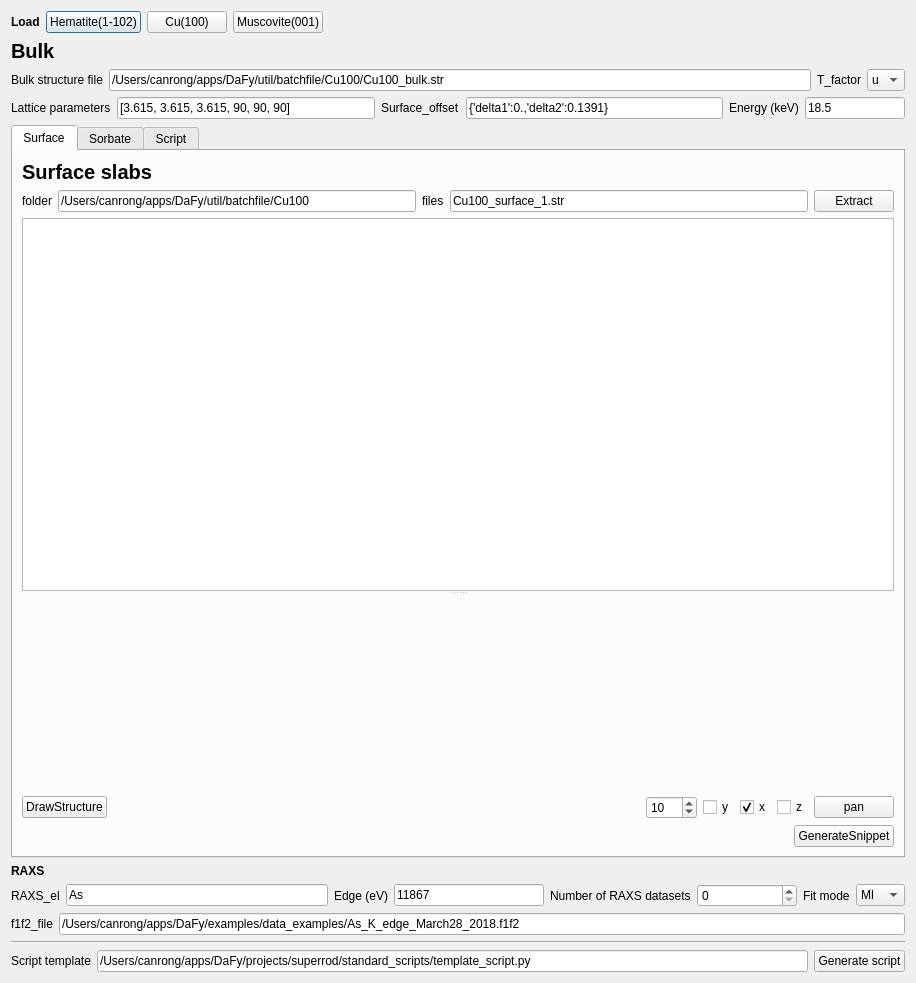
<?xml version="1.0" encoding="UTF-8"?>
<ui version="4.0">
 <class>Dialog</class>
 <widget class="QDialog" name="Dialog">
  <property name="geometry">
   <rect>
    <x>0</x>
    <y>0</y>
    <width>916</width>
    <height>983</height>
   </rect>
  </property>
  <property name="windowTitle">
   <string>Dialog</string>
  </property>
  <layout class="QVBoxLayout" name="verticalLayout_2">
   <item>
    <layout class="QHBoxLayout" name="horizontalLayout_8">
     <item>
      <widget class="QLabel" name="label_26">
       <property name="sizePolicy">
        <sizepolicy hsizetype="Fixed" vsizetype="Preferred">
         <horstretch>0</horstretch>
         <verstretch>0</verstretch>
        </sizepolicy>
       </property>
       <property name="font">
        <font>
         <weight>75</weight>
         <bold>true</bold>
        </font>
       </property>
       <property name="text">
        <string>Load</string>
       </property>
      </widget>
     </item>
     <item>
      <widget class="QPushButton" name="pushButton_hematite">
       <property name="text">
        <string>Hematite(1-102)</string>
       </property>
      </widget>
     </item>
     <item>
      <widget class="QPushButton" name="pushButton_cu">
       <property name="text">
        <string>Cu(100)</string>
       </property>
      </widget>
     </item>
     <item>
      <widget class="QPushButton" name="pushButton_mica">
       <property name="text">
        <string>Muscovite(001)</string>
       </property>
      </widget>
     </item>
     <item>
      <spacer name="horizontalSpacer_3">
       <property name="orientation">
        <enum>Qt::Horizontal</enum>
       </property>
       <property name="sizeHint" stdset="0">
        <size>
         <width>40</width>
         <height>20</height>
        </size>
       </property>
      </spacer>
     </item>
    </layout>
   </item>
   <item>
    <widget class="QLabel" name="label_6">
     <property name="font">
      <font>
       <pointsize>15</pointsize>
       <weight>75</weight>
       <bold>true</bold>
      </font>
     </property>
     <property name="text">
      <string>Bulk</string>
     </property>
    </widget>
   </item>
   <item>
    <layout class="QHBoxLayout" name="horizontalLayout">
     <item>
      <widget class="QLabel" name="label">
       <property name="text">
        <string>Bulk structure file</string>
       </property>
      </widget>
     </item>
     <item>
      <widget class="QLineEdit" name="lineEdit_bulk">
       <property name="text">
        <string>/Users/canrong/apps/DaFy/util/batchfile/Cu100/Cu100_bulk.str</string>
       </property>
      </widget>
     </item>
     <item>
      <widget class="QLabel" name="label_27">
       <property name="text">
        <string>T_factor</string>
       </property>
      </widget>
     </item>
     <item>
      <widget class="QComboBox" name="comboBox_T_factor">
       <item>
        <property name="text">
         <string>u</string>
        </property>
       </item>
       <item>
        <property name="text">
         <string>B</string>
        </property>
       </item>
      </widget>
     </item>
    </layout>
   </item>
   <item>
    <layout class="QHBoxLayout" name="horizontalLayout_2">
     <item>
      <widget class="QLabel" name="label_3">
       <property name="text">
        <string>Lattice parameters</string>
       </property>
      </widget>
     </item>
     <item>
      <widget class="QLineEdit" name="lineEdit_lattice">
       <property name="text">
        <string>[3.615, 3.615, 3.615, 90, 90, 90]</string>
       </property>
      </widget>
     </item>
     <item>
      <widget class="QLabel" name="label_25">
       <property name="text">
        <string>Surface_offset</string>
       </property>
      </widget>
     </item>
     <item>
      <widget class="QLineEdit" name="lineEdit_surface_offset">
       <property name="text">
        <string>{'delta1':0.,'delta2':0.1391}</string>
       </property>
      </widget>
     </item>
     <item>
      <widget class="QLabel" name="label_8">
       <property name="text">
        <string>Energy (keV)</string>
       </property>
      </widget>
     </item>
     <item>
      <widget class="QLineEdit" name="lineEdit_E">
       <property name="maximumSize">
        <size>
         <width>100</width>
         <height>10000</height>
        </size>
       </property>
       <property name="text">
        <string>18.5</string>
       </property>
      </widget>
     </item>
    </layout>
   </item>
   <item>
    <widget class="QTabWidget" name="tabWidget">
     <property name="currentIndex">
      <number>0</number>
     </property>
     <widget class="QWidget" name="tab">
      <attribute name="title">
       <string>Surface</string>
      </attribute>
      <layout class="QVBoxLayout" name="verticalLayout_3">
       <item>
        <widget class="QLabel" name="label_2">
         <property name="font">
          <font>
           <pointsize>15</pointsize>
           <weight>75</weight>
           <bold>true</bold>
          </font>
         </property>
         <property name="text">
          <string>Surface slabs</string>
         </property>
        </widget>
       </item>
       <item>
        <layout class="QHBoxLayout" name="horizontalLayout_3">
         <item>
          <widget class="QLabel" name="label_4">
           <property name="text">
            <string>folder</string>
           </property>
          </widget>
         </item>
         <item>
          <widget class="QLineEdit" name="lineEdit_folder_suface">
           <property name="text">
            <string>/Users/canrong/apps/DaFy/util/batchfile/Cu100</string>
           </property>
          </widget>
         </item>
         <item>
          <widget class="QLabel" name="label_5">
           <property name="text">
            <string>files</string>
           </property>
          </widget>
         </item>
         <item>
          <widget class="QLineEdit" name="lineEdit_files_surface">
           <property name="text">
            <string>Cu100_surface_1.str</string>
           </property>
          </widget>
         </item>
         <item>
          <widget class="QPushButton" name="pushButton_extract_surface">
           <property name="text">
            <string>Extract</string>
           </property>
          </widget>
         </item>
        </layout>
       </item>
       <item>
        <widget class="QSplitter" name="splitter">
         <property name="orientation">
          <enum>Qt::Vertical</enum>
         </property>
         <widget class="QTableView" name="tableView_surface_slabs"/>
         <widget class="GLViewWidget_cum" name="widget_structure" native="true">
          <property name="minimumSize">
           <size>
            <width>0</width>
            <height>100</height>
           </size>
          </property>
         </widget>
        </widget>
       </item>
       <item>
        <layout class="QHBoxLayout" name="horizontalLayout_7">
         <item>
          <widget class="QPushButton" name="pushButton_draw_structure">
           <property name="text">
            <string>DrawStructure</string>
           </property>
          </widget>
         </item>
         <item>
          <spacer name="horizontalSpacer">
           <property name="orientation">
            <enum>Qt::Horizontal</enum>
           </property>
           <property name="sizeHint" stdset="0">
            <size>
             <width>40</width>
             <height>20</height>
            </size>
           </property>
          </spacer>
         </item>
         <item>
          <widget class="QSpinBox" name="spinBox_pan_pixel">
           <property name="minimum">
            <number>-100</number>
           </property>
           <property name="maximum">
            <number>100</number>
           </property>
           <property name="value">
            <number>10</number>
           </property>
          </widget>
         </item>
         <item>
          <widget class="QCheckBox" name="checkBox_y">
           <property name="text">
            <string>y</string>
           </property>
          </widget>
         </item>
         <item>
          <widget class="QCheckBox" name="checkBox_x">
           <property name="text">
            <string>x</string>
           </property>
           <property name="checked">
            <bool>true</bool>
           </property>
          </widget>
         </item>
         <item>
          <widget class="QCheckBox" name="checkBox_z">
           <property name="text">
            <string>z</string>
           </property>
          </widget>
         </item>
         <item>
          <widget class="QPushButton" name="pushButton_pan">
           <property name="text">
            <string>pan</string>
           </property>
          </widget>
         </item>
        </layout>
       </item>
       <item>
        <layout class="QHBoxLayout" name="horizontalLayout_11">
         <item>
          <spacer name="horizontalSpacer_6">
           <property name="orientation">
            <enum>Qt::Horizontal</enum>
           </property>
           <property name="sizeHint" stdset="0">
            <size>
             <width>40</width>
             <height>20</height>
            </size>
           </property>
          </spacer>
         </item>
         <item>
          <widget class="QPushButton" name="pushButton_generate_script_surface">
           <property name="text">
            <string>GenerateSnippet</string>
           </property>
          </widget>
         </item>
        </layout>
       </item>
      </layout>
     </widget>
     <widget class="QWidget" name="Sorbate">
      <attribute name="title">
       <string>Sorbate</string>
      </attribute>
      <layout class="QVBoxLayout" name="verticalLayout_4">
       <item>
        <widget class="QLabel" name="label_7">
         <property name="font">
          <font>
           <pointsize>15</pointsize>
           <weight>75</weight>
           <bold>true</bold>
          </font>
         </property>
         <property name="text">
          <string>Sorbate</string>
         </property>
        </widget>
       </item>
       <item>
        <widget class="QGroupBox" name="groupBox">
         <property name="font">
          <font>
           <pointsize>12</pointsize>
          </font>
         </property>
         <property name="title">
          <string>Sorbate setting</string>
         </property>
         <layout class="QVBoxLayout" name="verticalLayout">
          <item>
           <layout class="QHBoxLayout" name="horizontalLayout_6">
            <item>
             <widget class="QLabel" name="label_10">
              <property name="text">
               <string>Sorbate slab index</string>
              </property>
             </widget>
            </item>
            <item>
             <widget class="QSpinBox" name="spinBox_sorbate_index">
              <property name="minimum">
               <number>1</number>
              </property>
             </widget>
            </item>
            <item>
             <spacer name="horizontalSpacer_2">
              <property name="orientation">
               <enum>Qt::Horizontal</enum>
              </property>
              <property name="sizeHint" stdset="0">
               <size>
                <width>40</width>
                <height>20</height>
               </size>
              </property>
             </spacer>
            </item>
           </layout>
          </item>
          <item>
           <layout class="QHBoxLayout" name="horizontalLayout_5">
            <item>
             <widget class="QLabel" name="label_9">
              <property name="sizePolicy">
               <sizepolicy hsizetype="Fixed" vsizetype="Preferred">
                <horstretch>0</horstretch>
                <verstretch>0</verstretch>
               </sizepolicy>
              </property>
              <property name="text">
               <string>Motif type</string>
              </property>
             </widget>
            </item>
            <item>
             <widget class="QComboBox" name="comboBox_motif_types"/>
            </item>
            <item>
             <widget class="QLabel" name="label_18">
              <property name="sizePolicy">
               <sizepolicy hsizetype="Fixed" vsizetype="Preferred">
                <horstretch>0</horstretch>
                <verstretch>0</verstretch>
               </sizepolicy>
              </property>
              <property name="text">
               <string>Predefined subMotifs</string>
              </property>
             </widget>
            </item>
            <item>
             <widget class="QComboBox" name="comboBox_predefined_subMotifs"/>
            </item>
            <item>
             <widget class="QPushButton" name="pushButton_make_setting_table">
              <property name="sizePolicy">
               <sizepolicy hsizetype="Fixed" vsizetype="Fixed">
                <horstretch>0</horstretch>
                <verstretch>0</verstretch>
               </sizepolicy>
              </property>
              <property name="text">
               <string>Extract settings</string>
              </property>
             </widget>
            </item>
            <item>
             <widget class="QPushButton" name="pushButton_apply_setting">
              <property name="sizePolicy">
               <sizepolicy hsizetype="Fixed" vsizetype="Fixed">
                <horstretch>0</horstretch>
                <verstretch>0</verstretch>
               </sizepolicy>
              </property>
              <property name="text">
               <string>Apply</string>
              </property>
             </widget>
            </item>
           </layout>
          </item>
          <item>
           <widget class="QTableView" name="tableView_sorbate_setting"/>
          </item>
          <item>
           <widget class="QLabel" name="label_13">
            <property name="text">
             <string>Surface Symetry</string>
            </property>
           </widget>
          </item>
          <item>
           <layout class="QHBoxLayout" name="horizontalLayout_10">
            <item>
             <widget class="QLabel" name="label_14">
              <property name="text">
               <string>Predefined symetry</string>
              </property>
             </widget>
            </item>
            <item>
             <widget class="QComboBox" name="comboBox_predefined_symmetry"/>
            </item>
            <item>
             <widget class="QLabel" name="label_15">
              <property name="text">
               <string>2D rotation matrix</string>
              </property>
             </widget>
            </item>
            <item>
             <widget class="QLineEdit" name="lineEdit_2d_rotation_matrix">
              <property name="text">
               <string>[[1,0],[0,1]]</string>
              </property>
             </widget>
            </item>
            <item>
             <widget class="QLabel" name="label_16">
              <property name="text">
               <string>translation offset</string>
              </property>
             </widget>
            </item>
            <item>
             <widget class="QLineEdit" name="lineEdit_translation_offset">
              <property name="text">
               <string>[0,0]</string>
              </property>
             </widget>
            </item>
            <item>
             <widget class="QPushButton" name="pushButton_add_symmetry">
              <property name="text">
               <string>Add</string>
              </property>
             </widget>
            </item>
            <item>
             <widget class="QPushButton" name="pushButton_add_all">
              <property name="text">
               <string>AddAll</string>
              </property>
             </widget>
            </item>
           </layout>
          </item>
          <item>
           <widget class="QLabel" name="label_17">
            <property name="text">
             <string>Added symetries</string>
            </property>
           </widget>
          </item>
          <item>
           <widget class="QTextEdit" name="textEdit_symmetries">
            <property name="html">
             <string>&lt;!DOCTYPE HTML PUBLIC &quot;-//W3C//DTD HTML 4.0//EN&quot; &quot;http://www.w3.org/TR/REC-html40/strict.dtd&quot;&gt;
&lt;html&gt;&lt;head&gt;&lt;meta name=&quot;qrichtext&quot; content=&quot;1&quot; /&gt;&lt;style type=&quot;text/css&quot;&gt;
p, li { white-space: pre-wrap; }
&lt;/style&gt;&lt;/head&gt;&lt;body style=&quot; font-family:'MS Shell Dlg 2'; font-size:12pt; font-weight:400; font-style:normal;&quot;&gt;
&lt;p style=&quot; margin-top:0px; margin-bottom:0px; margin-left:0px; margin-right:0px; -qt-block-indent:0; text-indent:0px;&quot;&gt;&lt;span style=&quot; font-family:'.AppleSystemUIFont';&quot;&gt;model.SymTrans([[1,0],[0,1]],t=[0,0])&lt;/span&gt;&lt;/p&gt;&lt;/body&gt;&lt;/html&gt;</string>
            </property>
           </widget>
          </item>
         </layout>
        </widget>
       </item>
       <item>
        <layout class="QHBoxLayout" name="horizontalLayout_4">
         <item>
          <widget class="QLabel" name="label_11">
           <property name="text">
            <string>Sorbate slabs already set</string>
           </property>
          </widget>
         </item>
         <item>
          <widget class="QLineEdit" name="lineEdit_sorbate_set"/>
         </item>
        </layout>
       </item>
       <item>
        <layout class="QHBoxLayout" name="horizontalLayout_12">
         <item>
          <spacer name="horizontalSpacer_7">
           <property name="orientation">
            <enum>Qt::Horizontal</enum>
           </property>
           <property name="sizeHint" stdset="0">
            <size>
             <width>40</width>
             <height>20</height>
            </size>
           </property>
          </spacer>
         </item>
         <item>
          <widget class="QPushButton" name="pushButton_generate_script_sorbate">
           <property name="text">
            <string>GenerateSnippet</string>
           </property>
          </widget>
         </item>
        </layout>
       </item>
      </layout>
     </widget>
     <widget class="QWidget" name="Script">
      <attribute name="title">
       <string>Script</string>
      </attribute>
      <layout class="QVBoxLayout" name="verticalLayout_5">
       <item>
        <widget class="QCodeEditor" name="plainTextEdit_script">
         <property name="plainText">
          <string>import numpy as np</string>
         </property>
        </widget>
       </item>
       <item>
        <layout class="QHBoxLayout" name="horizontalLayout_13">
         <item>
          <spacer name="horizontalSpacer_8">
           <property name="orientation">
            <enum>Qt::Horizontal</enum>
           </property>
           <property name="sizeHint" stdset="0">
            <size>
             <width>40</width>
             <height>20</height>
            </size>
           </property>
          </spacer>
         </item>
         <item>
          <widget class="QPushButton" name="pushButton_transfer_script">
           <property name="text">
            <string>Transfer</string>
           </property>
          </widget>
         </item>
        </layout>
       </item>
      </layout>
     </widget>
    </widget>
   </item>
   <item>
    <widget class="QLabel" name="label_24">
     <property name="font">
      <font>
       <weight>75</weight>
       <bold>true</bold>
      </font>
     </property>
     <property name="text">
      <string>RAXS</string>
     </property>
    </widget>
   </item>
   <item>
    <layout class="QHBoxLayout" name="horizontalLayout_15">
     <item>
      <widget class="QLabel" name="label_20">
       <property name="sizePolicy">
        <sizepolicy hsizetype="Fixed" vsizetype="Preferred">
         <horstretch>0</horstretch>
         <verstretch>0</verstretch>
        </sizepolicy>
       </property>
       <property name="text">
        <string>RAXS_el</string>
       </property>
      </widget>
     </item>
     <item>
      <widget class="QLineEdit" name="lineEdit_res_el">
       <property name="text">
        <string>As</string>
       </property>
      </widget>
     </item>
     <item>
      <widget class="QLabel" name="label_21">
       <property name="sizePolicy">
        <sizepolicy hsizetype="Fixed" vsizetype="Preferred">
         <horstretch>0</horstretch>
         <verstretch>0</verstretch>
        </sizepolicy>
       </property>
       <property name="text">
        <string>Edge (eV)</string>
       </property>
      </widget>
     </item>
     <item>
      <widget class="QLineEdit" name="lineEdit_e0">
       <property name="minimumSize">
        <size>
         <width>100</width>
         <height>0</height>
        </size>
       </property>
       <property name="maximumSize">
        <size>
         <width>150</width>
         <height>16777215</height>
        </size>
       </property>
       <property name="text">
        <string>11867</string>
       </property>
      </widget>
     </item>
     <item>
      <widget class="QLabel" name="label_22">
       <property name="sizePolicy">
        <sizepolicy hsizetype="Fixed" vsizetype="Preferred">
         <horstretch>0</horstretch>
         <verstretch>0</verstretch>
        </sizepolicy>
       </property>
       <property name="text">
        <string>Number of RAXS datasets</string>
       </property>
      </widget>
     </item>
     <item>
      <widget class="QSpinBox" name="spinBox_num_raxs">
       <property name="minimumSize">
        <size>
         <width>100</width>
         <height>0</height>
        </size>
       </property>
      </widget>
     </item>
     <item>
      <widget class="QLabel" name="label_23">
       <property name="sizePolicy">
        <sizepolicy hsizetype="Fixed" vsizetype="Preferred">
         <horstretch>0</horstretch>
         <verstretch>0</verstretch>
        </sizepolicy>
       </property>
       <property name="text">
        <string>Fit mode</string>
       </property>
      </widget>
     </item>
     <item>
      <widget class="QComboBox" name="comboBox_mode">
       <item>
        <property name="text">
         <string>MI</string>
        </property>
       </item>
       <item>
        <property name="text">
         <string>MD</string>
        </property>
       </item>
      </widget>
     </item>
    </layout>
   </item>
   <item>
    <layout class="QHBoxLayout" name="horizontalLayout_17">
     <item>
      <widget class="QLabel" name="label_19">
       <property name="text">
        <string>f1f2_file</string>
       </property>
      </widget>
     </item>
     <item>
      <widget class="QLineEdit" name="lineEdit_f1f2">
       <property name="text">
        <string>/Users/canrong/apps/DaFy/examples/data_examples/As_K_edge_March28_2018.f1f2</string>
       </property>
      </widget>
     </item>
    </layout>
   </item>
   <item>
    <widget class="Line" name="line_2">
     <property name="orientation">
      <enum>Qt::Horizontal</enum>
     </property>
    </widget>
   </item>
   <item>
    <layout class="QHBoxLayout" name="horizontalLayout_9">
     <item>
      <widget class="QLabel" name="label_12">
       <property name="text">
        <string>Script template</string>
       </property>
      </widget>
     </item>
     <item>
      <widget class="QLineEdit" name="lineEdit_template_script">
       <property name="text">
        <string>/Users/canrong/apps/DaFy/projects/superrod/standard_scripts/template_script.py</string>
       </property>
      </widget>
     </item>
     <item>
      <widget class="QPushButton" name="pushButton_generate_full_script">
       <property name="text">
        <string>Generate script</string>
       </property>
      </widget>
     </item>
    </layout>
   </item>
  </layout>
 </widget>
 <customwidgets>
  <customwidget>
   <class>QCodeEditor</class>
   <extends>QPlainTextEdit</extends>
   <header>dafy.projects.superrod.widgets.code_editor.h</header>
  </customwidget>
  <customwidget>
   <class>GLViewWidget_cum</class>
   <extends>QWidget</extends>
   <header>dafy.projects.superrod.widgets.glview.h</header>
   <container>1</container>
  </customwidget>
 </customwidgets>
 <resources/>
 <connections/>
</ui>
